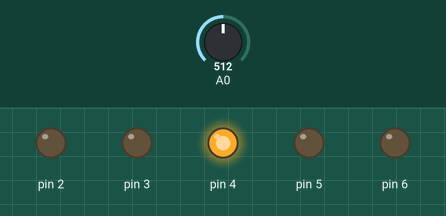
Recording of a sketch running on a simulated Arduino Uno, built with avr-gcc and run on an emulated ATmega328P. On the bench: output pins drawn as LEDs (lit = HIGH). Dashed ring = blinking. The inputs (shaded band) are chosen by the test bench; at power-on: A0 = 512.

Above: at 1.2 s.
1.3 s: A0 set to 306
At 1.68 s:
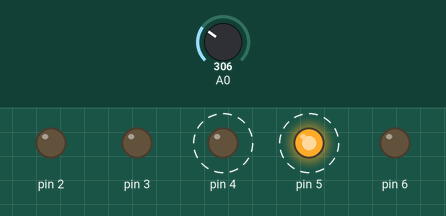
4.3 s: A0 set to 0
At 5.4 s:
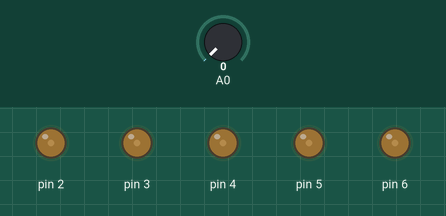
6.1 s: A0 set to 122
At 7.44 s:
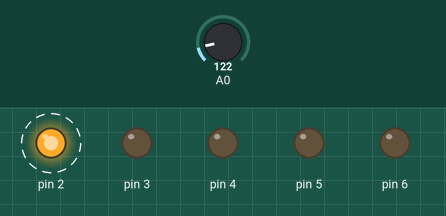
9.1 s: A0 set to 900
At 10.3 s:
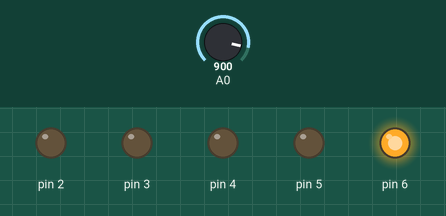
10.6 s: A0 set to 872
Timing chart, 0 to 14.6 s (numbered marks = the images above; inputs shaded):
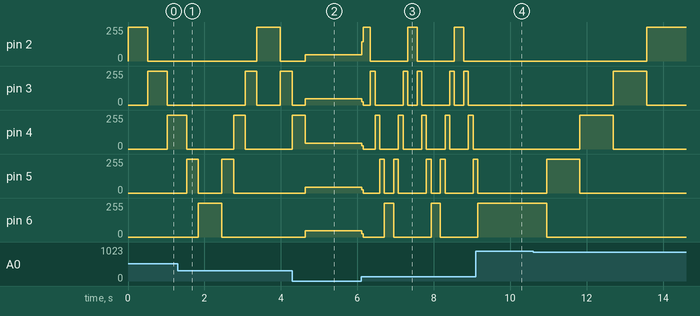

The sketch:

Knightrider.ino
```cpp
void setup() {

  pinMode(2, OUTPUT);
  pinMode(3, OUTPUT);
  pinMode(4, OUTPUT);
  pinMode(5, OUTPUT);
  pinMode(6, OUTPUT);
  pinMode(A0, INPUT);

}


void loop() {
  // connecting a potentiometer as an input on analog pin A0
  int time = analogRead(A0);
  // loop from the lowest pin to the highest:
  for (int pin = 2; pin <= 6; pin++)
  { digitalWrite(pin, HIGH);
    time = analogRead(A0);
    delay(time);
    digitalWrite(pin, LOW);
  }

  // loop from the highest pin to the lowest:
  for (int pin = 6; pin >= 2; pin--)
  { digitalWrite(pin, HIGH);
    time = analogRead(A0);
    delay(time);
    digitalWrite(pin, LOW);
  }
}
```

Measured:
- after the input at 1.3 s, pin 2: 0/255 → 255/255 after 2.1 s, → 0/255 0.61 s later; pin 5: 255/255 → 0/255 after 0.54 s, → 255/255 0.61 s later, → 0/255 0.31 s later
- after the input at 4.3 s, pin 2, pin 3: 0/255 → 46/255 after 0.34 s
- after the input at 6.1 s, pin 2: alternates 255/255 for 0.24 s and 0/255 for 0.98 s, starting at once; pin 3: 46/255 → 24/255 at once, then moves between 0/255 and 255/255, repeating every 1.2 s; pin 6: goes 0/255 0.59 s, 255/255 0.24 s, 0/255 0.98 s, 255/255 0.24 s, then 0/255, starting at once
- after the input at 9.1 s, pin 2: stays 0/255 (without the input it goes to 255/255 after 0.66 s); pin 3, pin 4: stops changing and stays 0/255; pin 5: goes on until 9.2 s, then stays 0/255; pin 6: goes on until 9.2 s, then stays 255/255
- by itself, pin 3: alternates 255/255 for 0.31 s and 0/255 for 0.61 s
